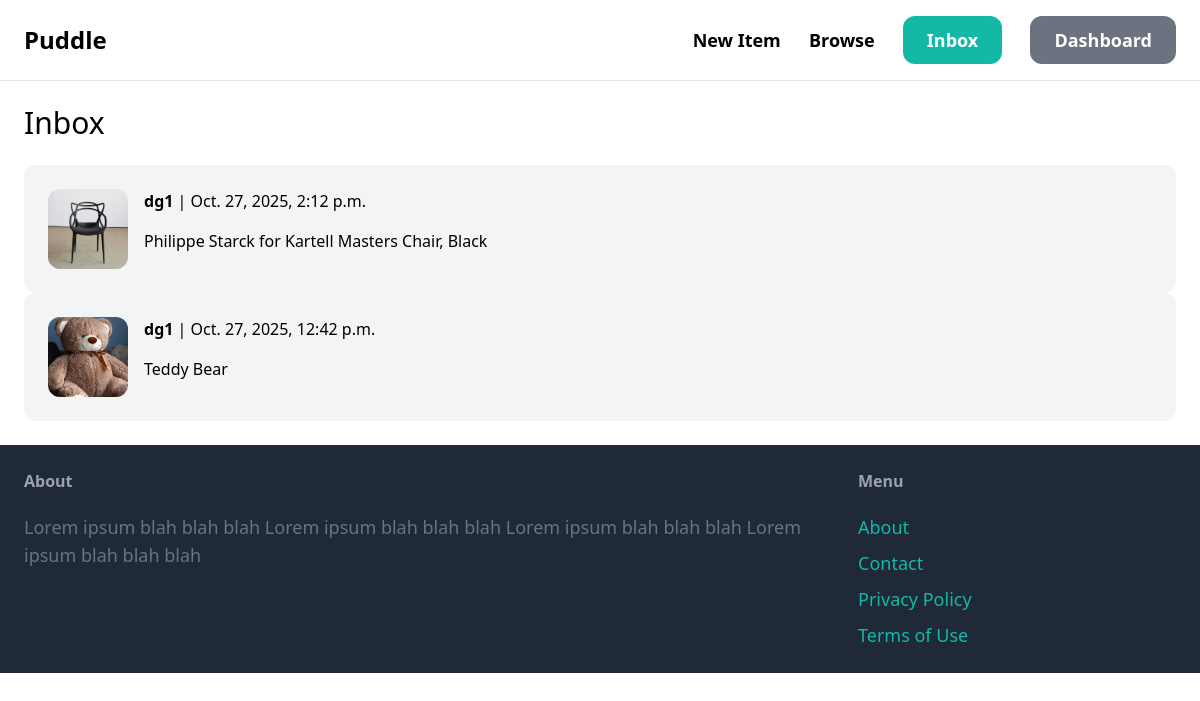
The page /inbox/ (signed in) on the database its author committed.
### conversation/models.py (models this page shows)
class Conversation(models.Model):
    item = models.ForeignKey(Item, related_name='conversations', on_delete=models.CASCADE)
    members = models.ManyToManyField(User, related_name='conversations')
    created_at = models.DateTimeField(auto_now_add=True)
    modified_at = models.DateTimeField(auto_now=True)
    class Meta:
        ordering = ['-modified_at',]

### item/models.py (models this page shows, shortened)
class Item(models.Model):
    category = models.ForeignKey(Category, related_name="items", on_delete=models.CASCADE)
    name = models.CharField(max_length=255)
    description = models.TextField(blank=True, null=True)
    price = models.FloatField()
    image = models.ImageField(upload_to='item_images/', blank=True, null=True)
    is_sold = models.BooleanField(default=False)
    created_at = models.DateTimeField(auto_now_add=True)
    created_by = models.ForeignKey(User, related_name="items", on_delete=models.CASCADE)

### conversation/views.py (the view)
# urls.py: path('', views.inbox, name='inbox'),
@login_required
def inbox(request):
        conversations = Conversation.objects.filter(members__in=[request.user.id])
        return render(request, 'conversation/inbox.html', {
            'conversations': conversations,
        })

### conversation/templates/conversation/inbox.html (shortened to what this page needs)
{% extends 'core/base.html' %}
{% block content %}
<h1 class="mb-6 text-3xl">Inbox</h1>
<div class="space-y-6">
    {% for conversation in conversations %}
    <a href="{% url 'conversation:detail' conversation.id %}">
    <div class="p-6 flex bg-gray-100 rounded-xl">
        <div clas="pr-6">
            <img src="{{ conversation.item.image.url }}" class="w-20  rounded-xl">
        </div>
        <div>
            {% for member in conversation.members.all %}
                {% if member != request.user %}
                    <p class="ml-4 mb-4"><strong>{{ member.username }}</strong> | {{ conversation.modified_at }}</p>
                    <p class="ml-4 mb-4">{{ conversation.item.name }}</p>
                    {% endif %}
            {% endfor %}
        </div>
        </div>
       </a>
    {% endfor %}
</div>
{% endblock %}

### rows shown on the page
Conversation: item.image (picture), modified_at "Oct. 27, 2025, 2:12 p.m.", item.name "Philippe Starck for Kartell Masters Chair, Black"
Conversation: item.image (picture), modified_at "Oct. 27, 2025, 12:42 p.m.", item.name "Teddy Bear"

### other values the page prints
{{ member.username }} "dg1"
